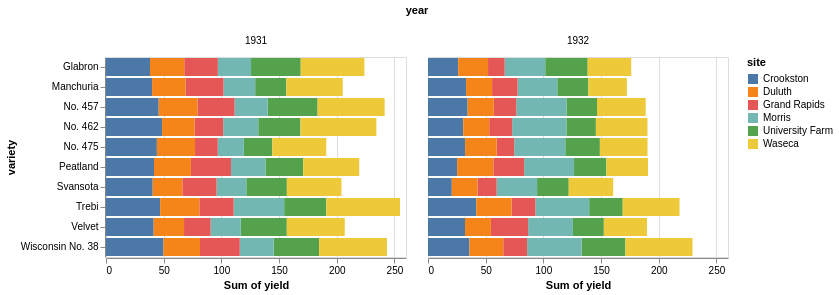

Write a Vega-Lite specification for this figure.
### Vega-Lite specification from a JSON file in a GitHub repository (floating-point values rounded to 4 significant figures)
{"$schema": "https://vega.github.io/schema/vega-lite/v4.json", "data": {"values": [{"yield": 27, "variety": "Manchuria", "year": 1931, "site": "University Farm"}, {"yield": 48.87, "variety": "Manchuria", "year": 1931, "site": "Waseca"}, {"yield": 27.43, "variety": "Manchuria", "year": 1931, "site": "Morris"}, {"yield": 39.93, "variety": "Manchuria", "year": 1931, "site": "Crookston"}, {"yield": 32.97, "variety": "Manchuria", "year": 1931, "site": "Grand Rapids"}, {"yield": 28.97, "variety": "Manchuria", "year": 1931, "site": "Duluth"}, {"yield": 43.07, "variety": "Glabron", "year": 1931, "site": "University Farm"}, {"yield": 55.2, "variety": "Glabron", "year": 1931, "site": "Waseca"}, {"yield": 28.77, "variety": "Glabron", "year": 1931, "site": "Morris"}, {"yield": 38.13, "variety": "Glabron", "year": 1931, "site": "Crookston"}, {"yield": 29.13, "variety": "Glabron", "year": 1931, "site": "Grand Rapids"}, {"yield": 29.67, "variety": "Glabron", "year": 1931, "site": "Duluth"}, {"yield": 35.13, "variety": "Svansota", "year": 1931, "site": "University Farm"}, {"yield": 47.33, "variety": "Svansota", "year": 1931, "site": "Waseca"}, {"yield": 25.77, "variety": "Svansota", "year": 1931, "site": "Morris"}, {"yield": 40.47, "variety": "Svansota", "year": 1931, "site": "Crookston"}, {"yield": 29.67, "variety": "Svansota", "year": 1931, "site": "Grand Rapids"}, {"yield": 25.7, "variety": "Svansota", "year": 1931, "site": "Duluth"}, {"yield": 39.9, "variety": "Velvet", "year": 1931, "site": "University Farm"}, {"yield": 50.23, "variety": "Velvet", "year": 1931, "site": "Waseca"}, {"yield": 26.13, "variety": "Velvet", "year": 1931, "site": "Morris"}, {"yield": 41.33, "variety": "Velvet", "year": 1931, "site": "Crookston"}, {"yield": 23.03, "variety": "Velvet", "year": 1931, "site": "Grand Rapids"}, {"yield": 26.3, "variety": "Velvet", "year": 1931, "site": "Duluth"}, {"yield": 36.57, "variety": "Trebi", "year": 1931, "site": "University Farm"}, {"yield": 63.83, "variety": "Trebi", "year": 1931, "site": "Waseca"}, {"yield": 43.77, "variety": "Trebi", "year": 1931, "site": "Morris"}, {"yield": 46.93, "variety": "Trebi", "year": 1931, "site": "Crookston"}, {"yield": 29.77, "variety": "Trebi", "year": 1931, "site": "Grand Rapids"}, {"yield": 33.93, "variety": "Trebi", "year": 1931, "site": "Duluth"}, {"yield": 43.27, "variety": "No. 457", "year": 1931, "site": "University Farm"}, {"yield": 58.1, "variety": "No. 457", "year": 1931, "site": "Waseca"}, {"yield": 28.7, "variety": "No. 457", "year": 1931, "site": "Morris"}, {"yield": 45.67, "variety": "No. 457", "year": 1931, "site": "Crookston"}, {"yield": 32.17, "variety": "No. 457", "year": 1931, "site": "Grand Rapids"}, {"yield": 33.6, "variety": "No. 457", "year": 1931, "site": "Duluth"}, {"yield": 36.6, "variety": "No. 462", "year": 1931, "site": "University Farm"}, {"yield": 65.77, "variety": "No. 462", "year": 1931, "site": "Waseca"}, {"yield": 30.37, "variety": "No. 462", "year": 1931, "site": "Morris"}, {"yield": 48.57, "variety": "No. 462", "year": 1931, "site": "Crookston"}, {"yield": 24.93, "variety": "No. 462", "year": 1931, "site": "Grand Rapids"}, {"yield": 28.1, "variety": "No. 462", "year": 1931, "site": "Duluth"}, {"yield": 32.77, "variety": "Peatland", "year": 1931, "site": "University Farm"}, {"yield": 48.57, "variety": "Peatland", "year": 1931, "site": "Waseca"}, {"yield": 29.87, "variety": "Peatland", "year": 1931, "site": "Morris"}, {"yield": 41.6, "variety": "Peatland", "year": 1931, "site": "Crookston"}, {"yield": 34.7, "variety": "Peatland", "year": 1931, "site": "Grand Rapids"}, {"yield": 32, "variety": "Peatland", "year": 1931, "site": "Duluth"}, {"yield": 24.67, "variety": "No. 475", "year": 1931, "site": "University Farm"}, {"yield": 46.77, "variety": "No. 475", "year": 1931, "site": "Waseca"}, {"yield": 22.6, "variety": "No. 475", "year": 1931, "site": "Morris"}, {"yield": 44.1, "variety": "No. 475", "year": 1931, "site": "Crookston"}, {"yield": 19.7, "variety": "No. 475", "year": 1931, "site": "Grand Rapids"}, {"yield": 33.07, "variety": "No. 475", "year": 1931, "site": "Duluth"}, {"yield": 39.3, "variety": "Wisconsin No. 38", "year": 1931, "site": "University Farm"}, {"yield": 58.8, "variety": "Wisconsin No. 38", "year": 1931, "site": "Waseca"}, {"yield": 29.47, "variety": "Wisconsin No. 38", "year": 1931, "site": "Morris"}, {"yield": 49.87, "variety": "Wisconsin No. 38", "year": 1931, "site": "Crookston"}, {"yield": 34.47, "variety": "Wisconsin No. 38", "year": 1931, "site": "Grand Rapids"}, {"yield": 31.6, "variety": "Wisconsin No. 38", "year": 1931, "site": "Duluth"}, {"yield": 26.9, "variety": "Manchuria", "year": 1932, "site": "University Farm"}, {"yield": 33.47, "variety": "Manchuria", "year": 1932, "site": "Waseca"}, {"yield": 34.37, "variety": "Manchuria", "year": 1932, "site": "Morris"}, {"yield": 32.97, "variety": "Manchuria", "year": 1932, "site": "Crookston"}, {"yield": 22.13, "variety": "Manchuria", "year": 1932, "site": "Grand Rapids"}, {"yield": 22.57, "variety": "Manchuria", "year": 1932, "site": "Duluth"}, {"yield": 36.8, "variety": "Glabron", "year": 1932, "site": "University Farm"}, {"yield": 37.73, "variety": "Glabron", "year": 1932, "site": "Waseca"}, {"yield": 35.13, "variety": "Glabron", "year": 1932, "site": "Morris"}, {"yield": 26.17, "variety": "Glabron", "year": 1932, "site": "Crookston"}, {"yield": 14.43, "variety": "Glabron", "year": 1932, "site": "Grand Rapids"}, {"yield": 25.87, "variety": "Glabron", "year": 1932, "site": "Duluth"}, {"yield": 27.43, "variety": "Svansota", "year": 1932, "site": "University Farm"}, {"yield": 38.5, "variety": "Svansota", "year": 1932, "site": "Waseca"}, {"yield": 35.03, "variety": "Svansota", "year": 1932, "site": "Morris"}, {"yield": 20.63, "variety": "Svansota", "year": 1932, "site": "Crookston"}, {"yield": 16.63, "variety": "Svansota", "year": 1932, "site": "Grand Rapids"}, {"yield": 22.23, "variety": "Svansota", "year": 1932, "site": "Duluth"}, {"yield": 26.8, "variety": "Velvet", "year": 1932, "site": "University Farm"}, {"yield": 37.4, "variety": "Velvet", "year": 1932, "site": "Waseca"}, {"yield": 38.83, "variety": "Velvet", "year": 1932, "site": "Morris"}, {"yield": 32.07, "variety": "Velvet", "year": 1932, "site": "Crookston"}, {"yield": 32.23, "variety": "Velvet", "year": 1932, "site": "Grand Rapids"}, {"yield": 22.47, "variety": "Velvet", "year": 1932, "site": "Duluth"}, {"yield": 29.07, "variety": "Trebi", "year": 1932, "site": "University Farm"}, {"yield": 49.23, "variety": "Trebi", "year": 1932, "site": "Waseca"}, {"yield": 46.63, "variety": "Trebi", "year": 1932, "site": "Morris"}, {"yield": 41.83, "variety": "Trebi", "year": 1932, "site": "Crookston"}, {"yield": 20.63, "variety": "Trebi", "year": 1932, "site": "Grand Rapids"}, {"yield": 30.6, "variety": "Trebi", "year": 1932, "site": "Duluth"}, {"yield": 26.43, "variety": "No. 457", "year": 1932, "site": "University Farm"}, {"yield": 42.2, "variety": "No. 457", "year": 1932, "site": "Waseca"}, {"yield": 43.53, "variety": "No. 457", "year": 1932, "site": "Morris"}, {"yield": 34.33, "variety": "No. 457", "year": 1932, "site": "Crookston"}, {"yield": 19.47, "variety": "No. 457", "year": 1932, "site": "Grand Rapids"}, {"yield": 22.7, "variety": "No. 457", "year": 1932, "site": "Duluth"}, {"yield": 25.57, "variety": "No. 462", "year": 1932, "site": "University Farm"}, {"yield": 44.7, "variety": "No. 462", "year": 1932, "site": "Waseca"}, {"yield": 47, "variety": "No. 462", "year": 1932, "site": "Morris"}, {"yield": 30.53, "variety": "No. 462", "year": 1932, "site": "Crookston"}, {"yield": 19.9, "variety": "No. 462", "year": 1932, "site": "Grand Rapids"}, {"yield": 22.5, "variety": "No. 462", "year": 1932, "site": "Duluth"}, {"yield": 28.07, "variety": "Peatland", "year": 1932, "site": "University Farm"}, {"yield": 36.03, "variety": "Peatland", "year": 1932, "site": "Waseca"}, {"yield": 43.2, "variety": "Peatland", "year": 1932, "site": "Morris"}, {"yield": 25.23, "variety": "Peatland", "year": 1932, "site": "Crookston"}, {"yield": 26.77, "variety": "Peatland", "year": 1932, "site": "Grand Rapids"}, {"yield": 31.37, "variety": "Peatland", "year": 1932, "site": "Duluth"}, {"yield": 30, "variety": "No. 475", "year": 1932, "site": "University Farm"}, {"yield": 41.27, "variety": "No. 475", "year": 1932, "site": "Waseca"}, {"yield": 44.23, "variety": "No. 475", "year": 1932, "site": "Morris"}, {"yield": 32.13, "variety": "No. 475", "year": 1932, "site": "Crookston"}, {"yield": 15.23, "variety": "No. 475", "year": 1932, "site": "Grand Rapids"}, {"yield": 27.37, "variety": "No. 475", "year": 1932, "site": "Duluth"}, {"yield": 38, "variety": "Wisconsin No. 38", "year": 1932, "site": "University Farm"}, {"yield": 58.17, "variety": "Wisconsin No. 38", "year": 1932, "site": "Waseca"}, {"yield": 47.17, "variety": "Wisconsin No. 38", "year": 1932, "site": "Morris"}, {"yield": 35.9, "variety": "Wisconsin No. 38", "year": 1932, "site": "Crookston"}, {"yield": 20.67, "variety": "Wisconsin No. 38", "year": 1932, "site": "Grand Rapids"}, {"yield": 29.33, "variety": "Wisconsin No. 38", "year": 1932, "site": "Duluth"}]}, "mark": "bar", "encoding": {"column": {"field": "year"}, "x": {"field": "yield", "type": "quantitative", "aggregate": "sum"}, "y": {"field": "variety", "type": "nominal"}, "color": {"field": "site", "type": "nominal"}}}
